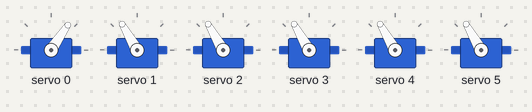
Simulated run of this sketch. Board: Arduino Uno, built with avr-gcc and run on an emulated ATmega328P. On the bench: 6 × servo. What the sketch prints to the serial monitor is not drawn.

Above: at 1.25 s.
At 1.5 s:
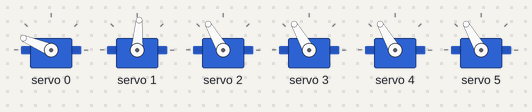
At 1.8 s:
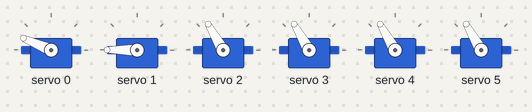
At 2.4 s:
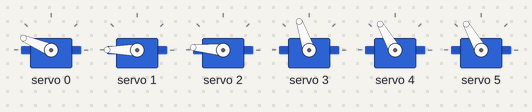
At 3.0 s:
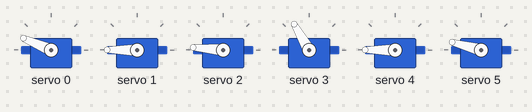
At 3.6 s:
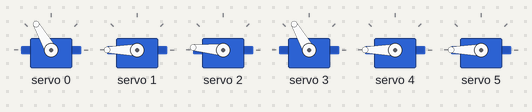
Timing chart, 0 to 6.9 s (numbered marks = the images above):
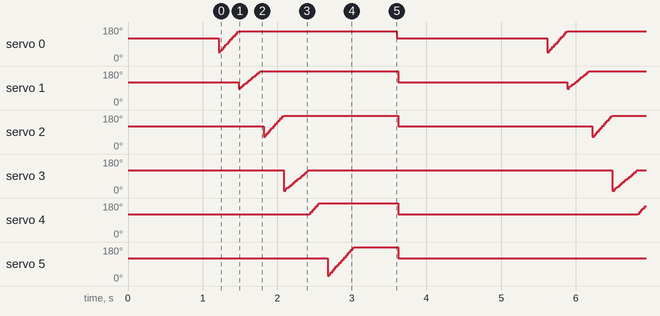

The sketch:

6_server.ino
```cpp
#include <Wire.h>
#include <Adafruit_PWMServoDriver.h>

// Create PCA9685 driver
Adafruit_PWMServoDriver pwm = Adafruit_PWMServoDriver();

// Servo pulse limits (tweak if needed)
#define SERVOMIN 130   // 0° pulse
#define SERVOMAX 600   // 180° pulse

// Define servo channels
#define SERVO0 0  // MG996R
#define SERVO1 1  // DS Servo 20kg
#define SERVO2 2
#define SERVO3 3
#define SERVO4 4
#define SERVO5 5

// Individual target angles for each servo
int angles[6] = {90, 90, 90, 90, 90, 90}; // start at mid position

void setup() {
  Serial.begin(9600);
  Serial.println("PCA9685 6-Servo Independent Control");

  pwm.begin();
  pwm.setPWMFreq(50); // 50 Hz standard
  delay(10);

  // Move all servos to their initial (center) positions
  for (int i = 0; i < 6; i++) {
    moveServo(i, angles[i]);
    delay(200);
  }
}

void loop() {
  // Example motion pattern – each servo moves independently
  moveServoSmooth(SERVO0, 30, 120, 2);  // MG996R gentle sweep
  moveServoSmooth(SERVO1, 60, 150, 3);  // DS Servo slower movement
  moveServoSmooth(SERVO2, 45, 135, 2);
  moveServoSmooth(SERVO3, 0, 90, 3);
  moveServoSmooth(SERVO4, 90, 180, 2);
  moveServoSmooth(SERVO5, 15, 165, 2);

  delay(500);

  // Return to neutral
  for (int i = 0; i < 6; i++) {
    moveServoSmooth(i, angles[i], 90, 3);
    angles[i] = 90;
  }
  delay(2000);
}

// Convert angle to pulse
int angleToPulse(int angle) {
  return map(angle, 0, 180, SERVOMIN, SERVOMAX);
}

// Move servo instantly to angle
void moveServo(uint8_t servo, int angle) {
  int pulse = angleToPulse(angle);
  pwm.setPWM(servo, 0, pulse);
}

// Smooth motion between two angles
void moveServoSmooth(uint8_t servo, int fromAngle, int toAngle, int stepDelay) {
  if (toAngle > fromAngle) {
    for (int a = fromAngle; a <= toAngle; a++) {
      pwm.setPWM(servo, 0, angleToPulse(a));
      delay(stepDelay);
    }
  } else {
    for (int a = fromAngle; a >= toAngle; a--) {
      pwm.setPWM(servo, 0, angleToPulse(a));
      delay(stepDelay);
    }
  }
}
```

Measured:
- by itself, servo 4: repeats every 4.4 s: 133° 0.02 s, 143° 0.02 s, 153° 0.02 s, 163° 0.02 s, 173° 0.02 s, 180° 1.1 s, 120° 3.2 s, 123° 0.02 s
- by itself, servo 2: repeats every 4.4 s: 74° 0.02 s, 84° 0.02 s, 94° 0.02 s, 104° 0.02 s, 113° 0.03 s, 123° 0.02 s, 133° 0.02 s, 143° 0.02 s, 153° 0.02 s, 163° 0.02 s, 173° 0.02 s, 175° 1.5 s, 120° 2.6 s, 64° 0.02 s
- by itself, servo 3: repeats every 4.4 s: 22° 0.02 s, 27° 0.02 s, 34° 0.02 s, 42° 0.02 s, 49° 0.02 s, 57° 0.02 s, 64° 0.02 s, 72° 0.02 s, 79° 0.02 s, 86° 0.02 s, 94° 0.02 s, 101° 0.02 s, 109° 0.02 s, 116° 0.01 s, 120° 4.1 s, 12° 0.03 s
